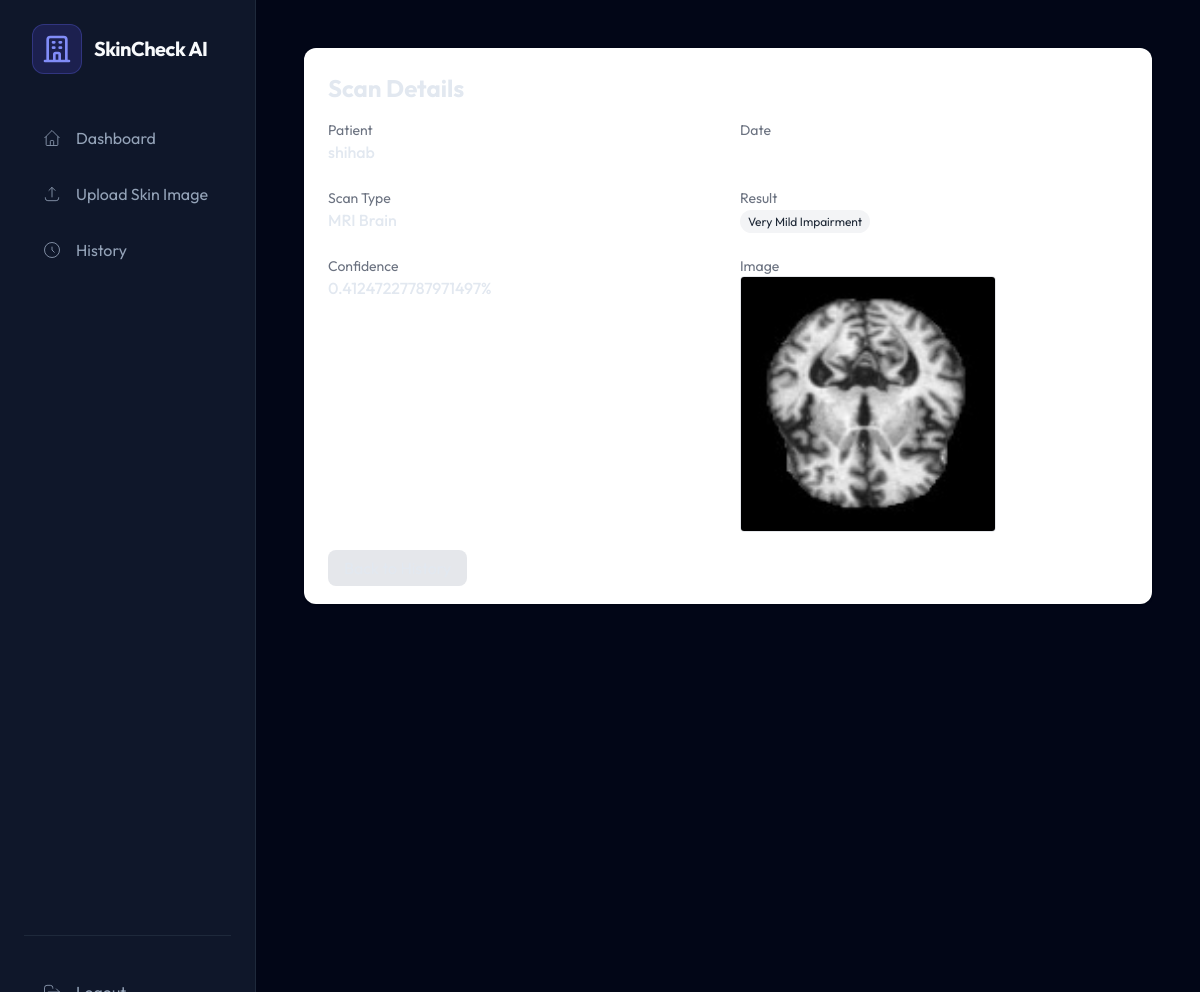
Screenshot of /scan/12/ (signed in) with the database file from the repository.
### prediction/models.py (models this page shows, shortened)
class Prediction(models.Model):
    user = models.ForeignKey(User, on_delete=models.CASCADE)
    patient_name = models.CharField(max_length=100)
    scan_type = models.CharField(max_length=50)
    result = models.CharField(max_length=50)
    confidence = models.FloatField()
    risk_level = models.CharField(max_length=50)
    timestamp = models.DateTimeField(auto_now_add=True)
    image_file = models.FileField(upload_to='uploads/', default='default.jpg')

### prediction/views.py (the view)
# urls.py: path('scan/<int:scan_id>/', views.scan_detail_view, name='scan_detail'),  # Optional detail page
@login_required(login_url='login')
def scan_detail_view(request, scan_id):
    scan = get_object_or_404(Prediction, id=scan_id, user=request.user)
    return render(request, "scan_detail.html", {"scan": scan})

### prediction/templates/scan_detail.html (shortened to what this page needs)
{% extends "base.html" %}
{% block content %}
<div class="flex flex-col lg:flex-row min-h-screen">
  <main class="flex-1 p-6">
    <div class="bg-white rounded-xl shadow p-6">
      <h1 class="text-2xl font-bold mb-4">Scan Details</h1>
      <div class="grid grid-cols-1 md:grid-cols-2 gap-6">
        <div>
          <h4 class="text-sm text-gray-500">Patient</h4>
          <p class="font-medium">{{ scan.patient_name }}</p>
        </div>
        <div>
          <h4 class="text-sm text-gray-500">Date</h4>
        </div>
        <div>
          <h4 class="text-sm text-gray-500">Scan Type</h4>
          <p class="font-medium">{{ scan.scan_type }}</p>
        </div>
        <div>
          <h4 class="text-sm text-gray-500">Result</h4>
          <span class="px-2 py-1 text-xs rounded-full
            {% if scan.result == 'Normal' %}bg-green-100 text-green-800
            {% elif scan.result == 'Mild Risk' %}bg-amber-100 text-amber-800
            {% elif scan.result == 'High Risk' %}bg-red-100 text-red-800
            {% else %}bg-gray-100 text-gray-800{% endif %}">
            {{ scan.result }}
          </span>
        </div>
        <div>
          <h4 class="text-sm text-gray-500">Confidence</h4>
          <p class="font-medium">{{ scan.confidence }}%</p>
        </div>
        <div>
          <h4 class="text-sm text-gray-500">Image</h4>
          {% if scan.image_file %}
          <img src="{{ scan.image_file.url }}" alt="Skin Image" class="w-64 h-64 object-contain border rounded">
          {% else %}
          <p class="text-gray-500">No image uploaded</p>
          {% endif %}
        </div>
      </div>
      <div class="mt-6">
        <a href="{% url 'history' %}" class="px-4 py-2 bg-gray-200 rounded-lg hover:bg-gray-300">Back to History</a>
      </div>
    </div>
  </main>
</div>
{% endblock %}

### prediction/templates/base.html (style rules this page uses)
body { font-family: 'Outfit', sans-serif; }

### rows the page displays
Prediction: patient_name "shihab", scan_type "MRI Brain", result "Very Mild Impairment", confidence "0.41247227787971497", image_file (picture)
